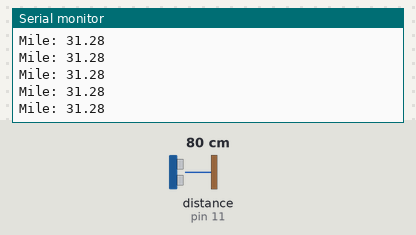
A sketch run on a simulated Arduino Uno, built with avr-gcc and run on an emulated ATmega328P. On the bench: the last lines printed to the serial monitor. Wiring (inferred from the names in the program): ultrasonic range finder: trigger pin 12; echo pin 11. Inputs (shaded band) come from the test bench; at power-on: distance to the obstacle (sensor on pin 11) 80 cm. The echo pulse lasts 58.3 µs per cm.

Above: at 1.2 s.
1.3 s: distance to the obstacle (sensor on pin 11) set to 2 cm
At 1.8 s:
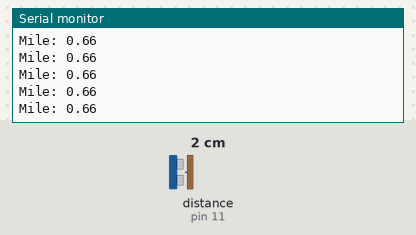
2.8 s: distance to the obstacle (sensor on pin 11) set to 4 cm
At 3.7 s:
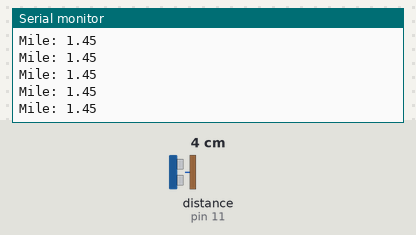
Timing chart, 0 to 5.8 s (numbered marks = the images above; inputs shaded):
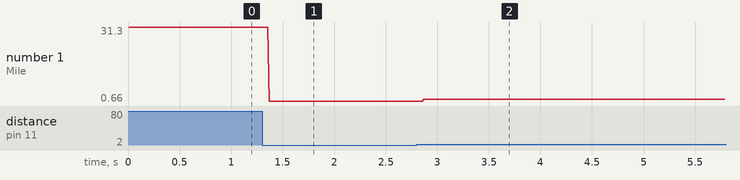

Measured:
- after the input at 1.3 s, the serial monitor: prints a new line after 0.07 s (image 1)
- after the input at 2.8 s, the serial monitor: prints a new line after 0.07 s (image 2)
- plotted number 1: 31.28 → 0.66 after the input at 1.3 s, 0.66 → 1.45 after the input at 2.8 s

The sketch:

Distance_Calculator.ino
```cpp
int trigg = 12;
int echo = 11;
int travelt;
double dis;
float v = 767;
void setup() {
  // put your setup code here, to run once:
pinMode(trigg, OUTPUT);
pinMode(echo, INPUT);
Serial.begin(9600);
}

void loop() {
  // put your main code here, to run repeatedly:
digitalWrite(trigg, LOW);
delayMicroseconds(10);
digitalWrite(trigg, HIGH);
delayMicroseconds(10);
digitalWrite(trigg, LOW);
delayMicroseconds(10);

travelt= pulseIn(echo,HIGH);
dis = ((765.*5280.*12.)/(3600.*1000000.))*travelt;
Serial.print("Mile: ");
Serial.println(dis/2);
//DONT FORGET TO PUT POINT AFTER FLOAT
}
```
